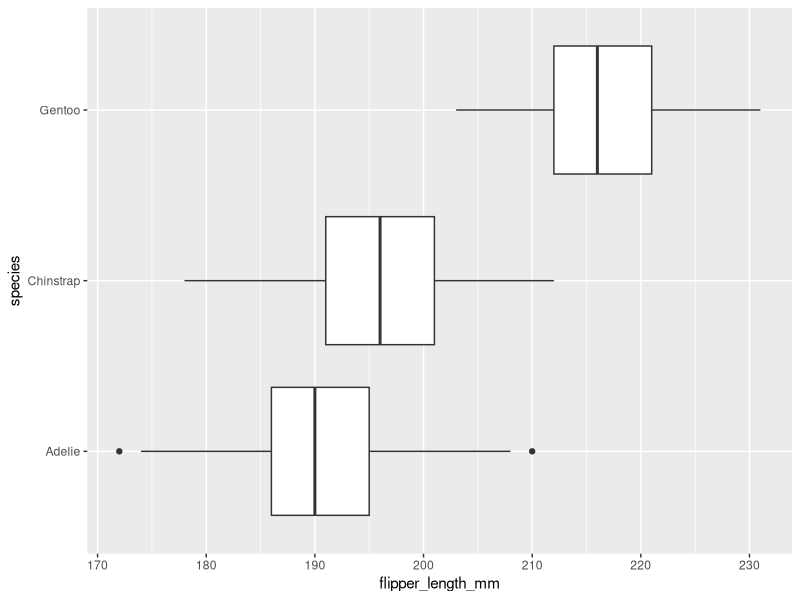
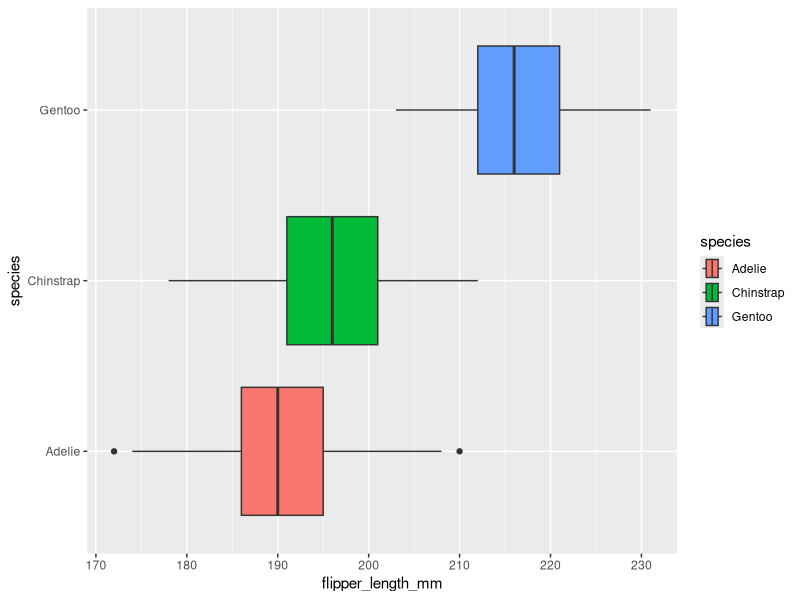
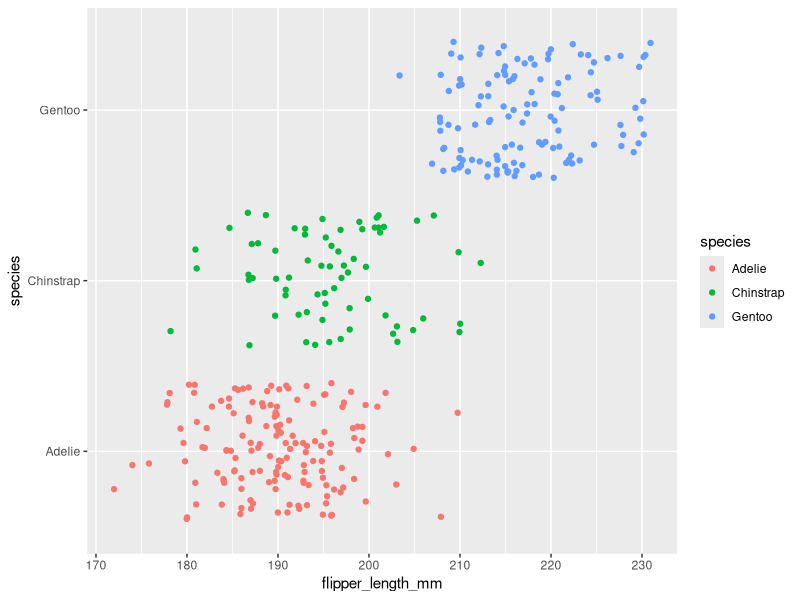
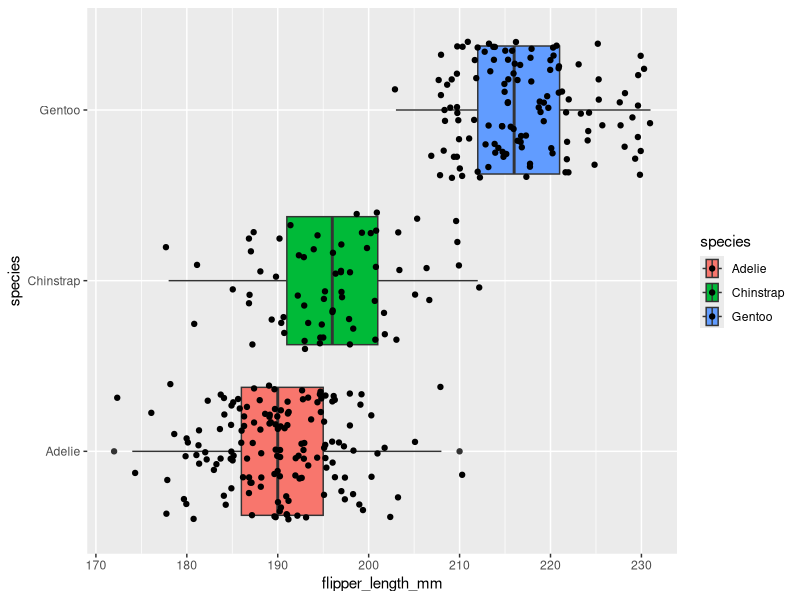
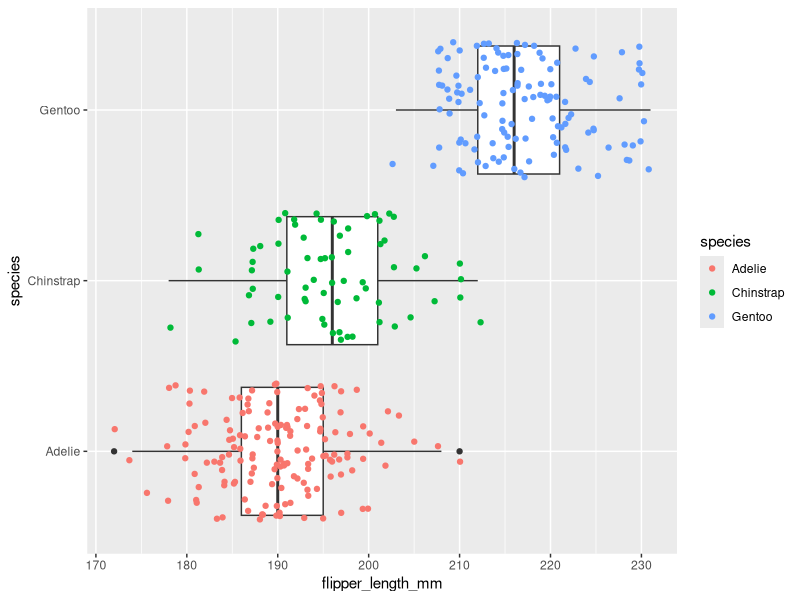
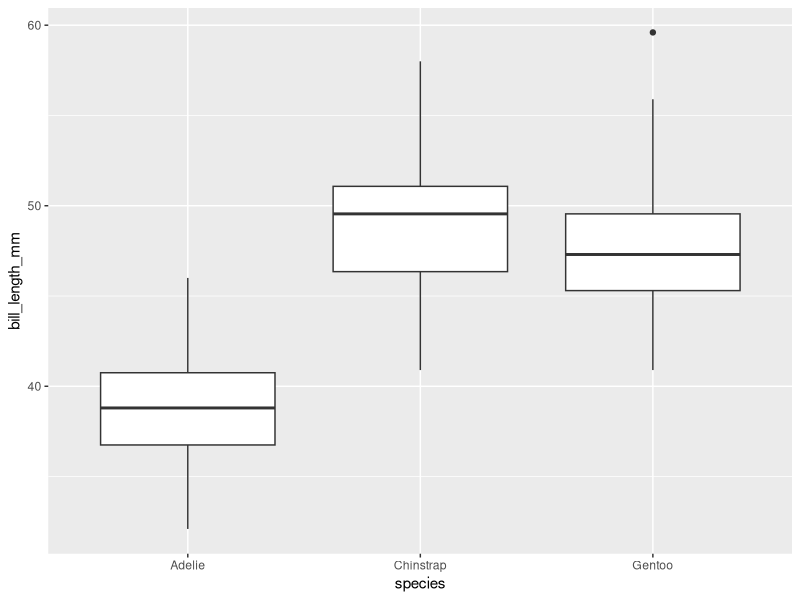
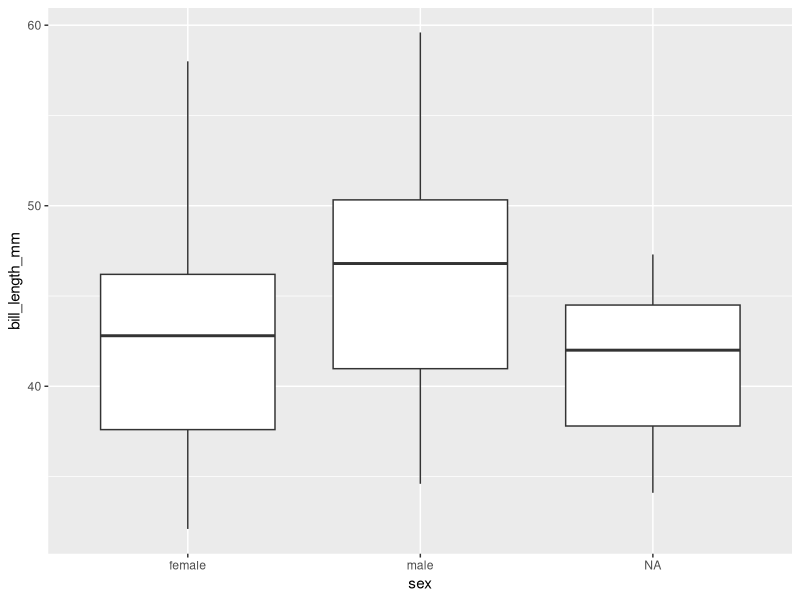
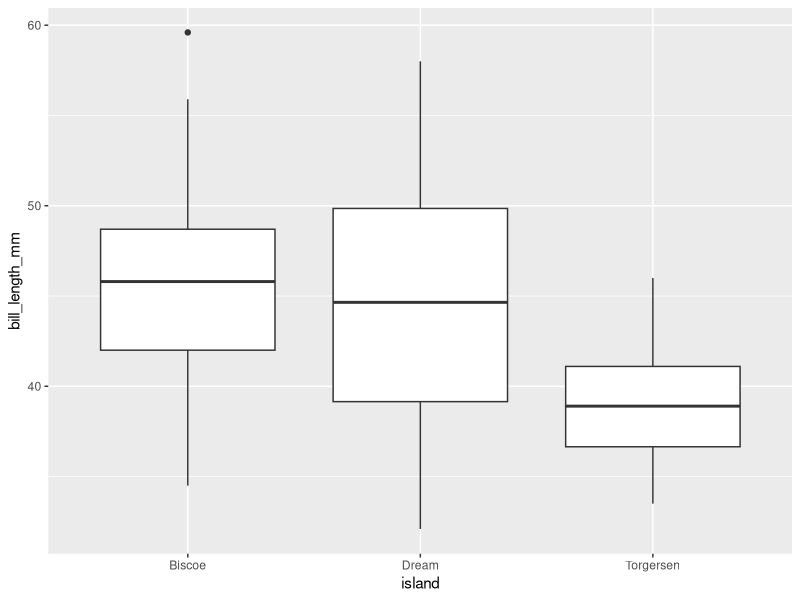

R code for these plots, in order:
## ---- chunk 1
knitr::opts_chunk$set(error = TRUE)
## ---- chunk 2
library(palmerpenguins)
penguins
## ---- chunk 3
library(ggplot2)
## ---- chunk 4
ggplot(data = penguins, mapping = aes(x = flipper_length_mm, y = species)) +
  geom_boxplot()
## ---- chunk 5
ggplot(data = penguins, mapping = aes(x = flipper_length_mm, y = species, fill = species)) +
  geom_boxplot()
## ---- chunk 6
ggplot(data = penguins, mapping = aes(x = flipper_length_mm, y = species, color = species)) +
  geom_jitter()
## ---- chunk 7
ggplot(data = penguins, mapping = aes(x = flipper_length_mm, y = species, fill = species)) +
  geom_boxplot()+
  geom_jitter()
## ---- chunk 8
ggplot(data = penguins, mapping = aes(x = flipper_length_mm, y = species)) +
  geom_boxplot()+
  geom_jitter(mapping = aes(color = species))
## ---- chunk 9
ggplot(penguins, aes(x = species, y = bill_length_mm))+
  geom_boxplot()
## ---- chunk 10
ggplot(penguins, aes(x = sex, y = bill_length_mm))+
  geom_boxplot()
## ---- chunk 11
ggplot(penguins, aes(x = island, y = bill_length_mm))+
  geom_boxplot()
## ---- chunk 12
ggplot(data = penguins, mapping = aes(x = flipper_length_mm, y = body_mass_g))+
  geom_point()
## ---- chunk 13
ggplot(data = penguins, mapping = aes(x = flipper_length_mm, y = body_mass_g))+
  geom_point(aes(color = species, shape = species))
## ---- chunk 14
ggplot(data = penguins, mapping = aes(x = flipper_length_mm, y = body_mass_g))+
  geom_point(aes(size = 0.5, alpha = 0.5))
